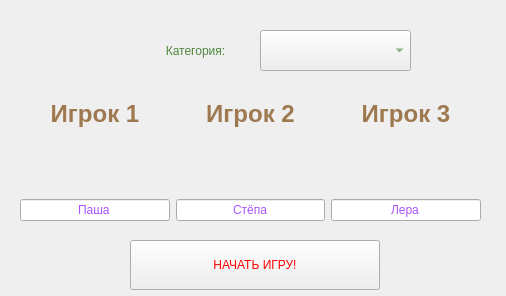
<?xml version="1.0" encoding="UTF-8"?>
<ui version="4.0">
 <class>Form</class>
 <widget class="QWidget" name="Form">
  <property name="geometry">
   <rect>
    <x>0</x>
    <y>0</y>
    <width>506</width>
    <height>296</height>
   </rect>
  </property>
  <property name="windowTitle">
   <string>Form</string>
  </property>
  <widget class="QWidget" name="horizontalLayoutWidget_2">
   <property name="geometry">
    <rect>
     <x>20</x>
     <y>180</y>
     <width>461</width>
     <height>61</height>
    </rect>
   </property>
   <layout class="QHBoxLayout" name="players_layout">
    <item>
     <widget class="QLineEdit" name="player_1_name">
      <property name="styleSheet">
       <string notr="true">font: 75 18pt &quot;Times New Roman&quot;;
color: rgb(170, 85, 255);</string>
      </property>
      <property name="text">
       <string>Паша</string>
      </property>
      <property name="maxLength">
       <number>11</number>
      </property>
      <property name="alignment">
       <set>Qt::AlignCenter</set>
      </property>
     </widget>
    </item>
    <item>
     <widget class="QLineEdit" name="player_2_name">
      <property name="styleSheet">
       <string notr="true">font: 75 18pt &quot;Times New Roman&quot;;
color: rgb(170, 85, 255);</string>
      </property>
      <property name="text">
       <string>Стёпа</string>
      </property>
      <property name="maxLength">
       <number>11</number>
      </property>
      <property name="alignment">
       <set>Qt::AlignCenter</set>
      </property>
      <property name="dragEnabled">
       <bool>false</bool>
      </property>
     </widget>
    </item>
    <item>
     <widget class="QLineEdit" name="player_3_name">
      <property name="styleSheet">
       <string notr="true">font: 75 18pt &quot;Times New Roman&quot;;
color: rgb(170, 85, 255);</string>
      </property>
      <property name="text">
       <string>Лера</string>
      </property>
      <property name="maxLength">
       <number>11</number>
      </property>
      <property name="alignment">
       <set>Qt::AlignCenter</set>
      </property>
     </widget>
    </item>
   </layout>
  </widget>
  <widget class="QWidget" name="horizontalLayoutWidget_3">
   <property name="geometry">
    <rect>
     <x>20</x>
     <y>80</y>
     <width>461</width>
     <height>68</height>
    </rect>
   </property>
   <layout class="QHBoxLayout" name="horizontalLayout">
    <item>
     <widget class="QLabel" name="player_1">
      <property name="text">
       <string>&lt;html&gt;&lt;head/&gt;&lt;body&gt;&lt;p align=&quot;center&quot;&gt;&lt;span style=&quot; font-size:18pt; font-weight:600; color:#9e794f;&quot;&gt;Игрок 1&lt;/span&gt;&lt;/p&gt;&lt;/body&gt;&lt;/html&gt;</string>
      </property>
     </widget>
    </item>
    <item>
     <widget class="QLabel" name="player_3">
      <property name="text">
       <string>&lt;html&gt;&lt;head/&gt;&lt;body&gt;&lt;p align=&quot;center&quot;&gt;&lt;span style=&quot; font-size:18pt; font-weight:600; color:#9e794f;&quot;&gt;Игрок 2&lt;/span&gt;&lt;/p&gt;&lt;/body&gt;&lt;/html&gt;</string>
      </property>
     </widget>
    </item>
    <item>
     <widget class="QLabel" name="player_2">
      <property name="text">
       <string>&lt;html&gt;&lt;head/&gt;&lt;body&gt;&lt;p align=&quot;center&quot;&gt;&lt;span style=&quot; font-size:18pt; font-weight:600; color:#9e794f;&quot;&gt;Игрок 3&lt;/span&gt;&lt;/p&gt;&lt;/body&gt;&lt;/html&gt;</string>
      </property>
     </widget>
    </item>
   </layout>
  </widget>
  <widget class="QComboBox" name="complexity_box">
   <property name="geometry">
    <rect>
     <x>260</x>
     <y>30</y>
     <width>151</width>
     <height>41</height>
    </rect>
   </property>
   <property name="styleSheet">
    <string notr="true">color: rgb(79, 135, 62);
font: 75 18pt &quot;Times New Roman&quot;;</string>
   </property>
  </widget>
  <widget class="QLabel" name="complexity_label">
   <property name="geometry">
    <rect>
     <x>140</x>
     <y>30</y>
     <width>111</width>
     <height>41</height>
    </rect>
   </property>
   <property name="styleSheet">
    <string notr="true">color: rgb(79, 135, 62);

font: 75 18pt &quot;Times New Roman&quot;;</string>
   </property>
   <property name="text">
    <string>Категория:</string>
   </property>
   <property name="alignment">
    <set>Qt::AlignCenter</set>
   </property>
  </widget>
  <widget class="QPushButton" name="button_start">
   <property name="geometry">
    <rect>
     <x>130</x>
     <y>240</y>
     <width>250</width>
     <height>50</height>
    </rect>
   </property>
   <property name="styleSheet">
    <string notr="true">font: 75 18pt &quot;Times New Roman&quot;;
color: rgb(255, 0, 0);</string>
   </property>
   <property name="text">
    <string>НАЧАТЬ ИГРУ!</string>
   </property>
  </widget>
  <widget class="QLabel" name="label_background">
   <property name="geometry">
    <rect>
     <x>-4</x>
     <y>-7</y>
     <width>521</width>
     <height>311</height>
    </rect>
   </property>
   <property name="styleSheet">
    <string notr="true">image: url('Фон для настроек');</string>
   </property>
   <property name="text">
    <string/>
   </property>
  </widget>
  <zorder>label_background</zorder>
  <zorder>horizontalLayoutWidget_2</zorder>
  <zorder>horizontalLayoutWidget_3</zorder>
  <zorder>complexity_box</zorder>
  <zorder>complexity_label</zorder>
  <zorder>button_start</zorder>
 </widget>
 <resources/>
 <connections/>
</ui>
